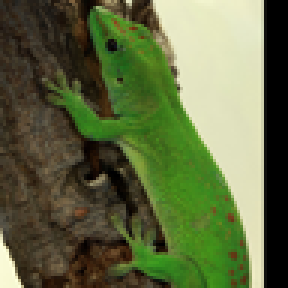
%> input picture stl10_sample1.png, 96 x 96 px (shown 3 times larger)
$ octave --eval "recursive_autoconv_demo;"   (GNU Octave 9; MATLAB toolbox functions it lacks are replaced by stand-ins)
%> lines starting %> are read from the running program, lines starting %| are printed output that depends on the picture
% This is Matlab demo code for paper "Autoconvolution for unsupervised feature learning".
% It implements the recursive autconvolution operator which can be applied to arbitrary images.
% The code below is intended for the demo purposes only, so it is not optimized and some bad coding practice may occur.
% You should use it as following:
% recursive_autoconv_demo() or recursive_autoconv_demo(path_to_your_image_file) or recursive_autoconv_demo(I),
% where 'path_to_your_image_file' must be the path Matlab is able to find, e.g., recursive_autoconv_demo('stl10_sample1.png'),
% and I - the matrix containing an image, e.g., 96x96x3 for STL-10.
% You can feed MNIST, CIFAR-10 or other images as well.
% In result, you will see a figure with 5 patches and 5 autoconvolution orders (n) from 0 to 4.
% After each run you can observe different results because of randomized cropping and subsampling

function recursive_autoconv_demo(varargin)
% The main demo function

% read the image
if (nargin == 0)
    I = 'stl10_sample1.png';
elseif (nargin == 1)
    I = varargin{1};
else
    error('only one argument can be passed')
end

if (ischar(I))
    I = imread(I);
%> I is the input picture: size 96x96x3 uint8; mean R, G, B 94.3, 104.5, 64.6
end
I = single(I);
%> I: size 96x96x3 single

% let's extract several (random) patches from the image
opts.cropSize = [size(I,1), round(size(I,1)/2), min(size(I,1),[13,13,13])]; % the first one will be as big as the input image
%> opts.cropSize = [96 48 13 13 13]
opts.conv_orders = repmat({1:5}, 1, length(opts.cropSize));

patches = extract_patches_2d(I, opts); % extract patches
%> patches = 25 items

% visualize extracted patches
close all
figure('units','normalized','outerposition',[0 0 1 1])
sz = size(patches);
%> sz = [5 5]
for it = 1:numel(patches)
    subplot(sz(1),sz(1),it);
    imshow(mat2gray(imresize(patches{it},[30,30]))); % resize and scale for visualization purposes
    [a,b] = ind2sub(size(patches),it);
    title(sprintf('patch %d, n = %d', a, b-1), 'FontSize', 10);
end
%> this loop made 25 passes
%> (a, b) on passes 1 to 12: (1, 1), (2, 1), (3, 1), (4, 1), (5, 1), (1, 2), (2, 2), (3, 2), (4, 2), (5, 2), (1, 3), (2, 3)
%> pass 1, in recursive_autoconv_demo, `imshow(mat2gray(imresize(patches{it},[30,30])));`:
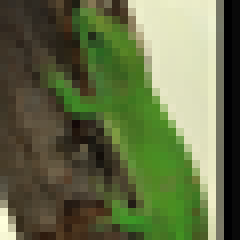
%> displayed picture: size 30x30x3, on the screen's scale of 0 to 255 (shown 8 times larger); mean R, G, B 98.8, 108.6, 70.5
%> pass 2, in recursive_autoconv_demo, `imshow(mat2gray(imresize(patches{it},[30,30])));`:
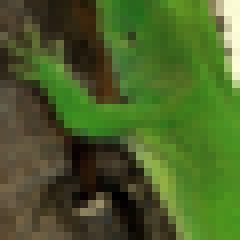
%> displayed picture: size 30x30x3, on the screen's scale of 0 to 255 (shown 8 times larger); mean R, G, B 74.2, 96.1, 40.7
%> `recursive_autoconv_demo;`:
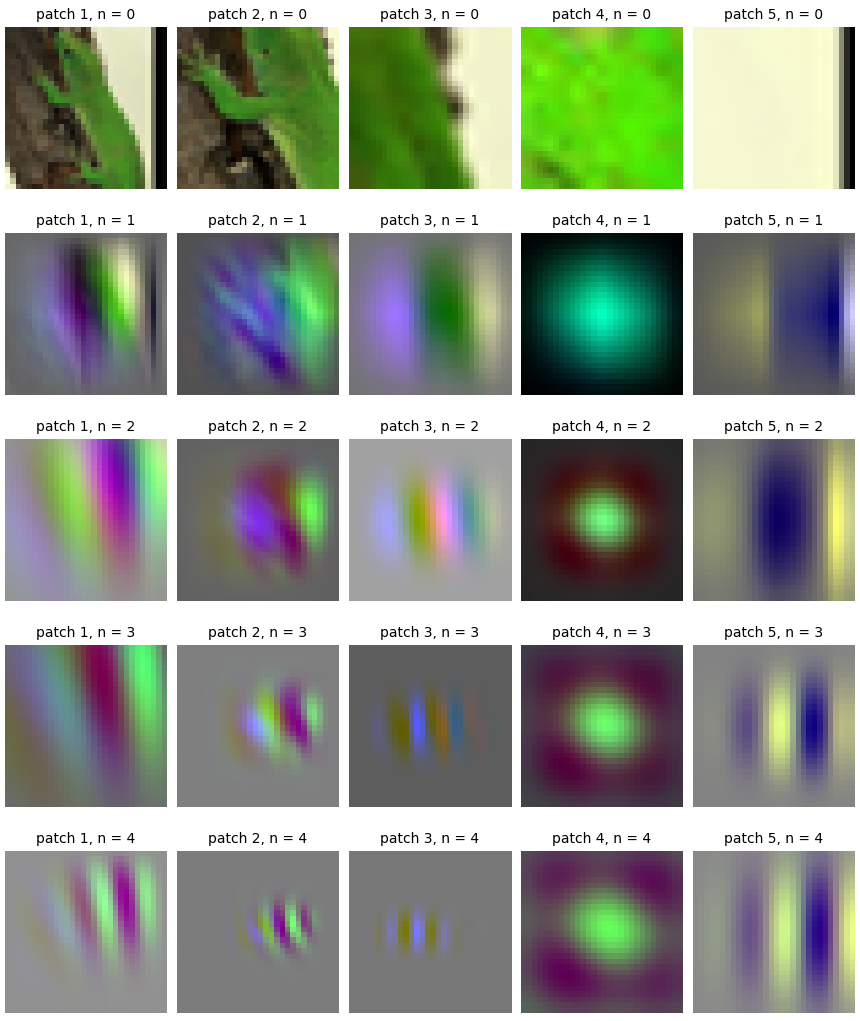
%> figure redrawn from the program's plot data, 25 panels
end

function patches = extract_patches_2d(featureMaps, opts)
% We used this function to collect data points for k-means or ICA

[m,n,~,~] = size(featureMaps);
patches = {};
% take random crops from featureMaps
for crop_iter = 1:length(opts.cropSize)
    rows = randi([1, 1+m-opts.cropSize(crop_iter)]);
    cols = randi([1, 1+n-opts.cropSize(crop_iter)]);
    X_n = autoconv_recursive_2d(featureMaps(rows:rows+opts.cropSize(crop_iter)-1,cols:cols+opts.cropSize(crop_iter)-1,:),...
        max(opts.conv_orders{crop_iter})-1, repmat(opts.cropSize(crop_iter),1,2));
    patches = cat(1,patches,X_n(opts.conv_orders{crop_iter}));
end
end

function X_n = autoconv_recursive_2d(X, n_MAX, filterSize)
% This function implements expression (2) in the paper
% X - a random image (patch) in the spatial domain
% n_MAX - the last autoconvolution order (we use n_MAX <= 4)
% filterSize - desired size of returned patches
% X_n - a collection of autoconvolutional patches of orders n=0,1,...,n_MAX
% Patches are normalized in the range [0,1]

X_n = cell(1,n_MAX+1); % initialize the collection
for n = 0:n_MAX
    if (n > 0)
        X = autoconv_2d(X); % a single iteration of two-dimensional autoconvolution applied to X
        if (n == 1 || rand > 0.5) % for n > 1 decide randomly what to do next
            X = imresize(X, 0.5); % resize (i.e. take the central part in the frequency domain)
        else
            X = downsample(X, 2, 'space'); % take the central part in the spatial domain
        end
        X = single(mat2gray(real(X))); % normalize in the range [0,1]
    end
    X_n{n+1} = X; % in case n = 0, we just take the input image patch
    X_n{n+1} = single(mat2gray(imresize(X_n{n+1}, filterSize))); % resize and normalize in the range [0,1]
end
end

% [57 lines left out: functions autoconv_2d, downsample, not called in this run]
